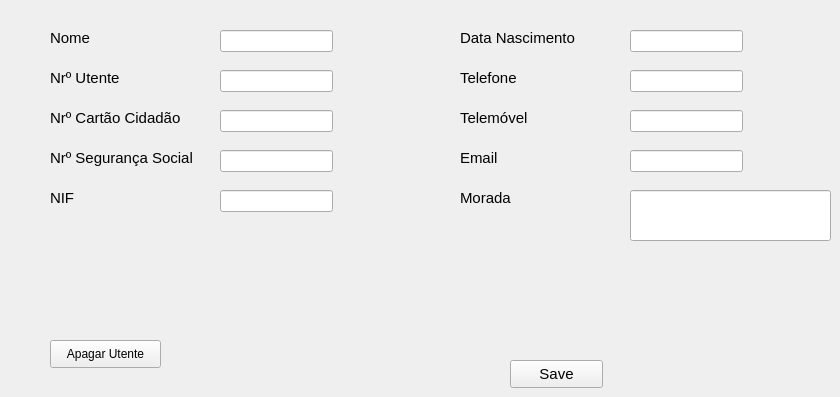
      <widget class="QWidget" name="tab_6">
       <attribute name="title">
        <string>Editar Utente</string>
       </attribute>
       <widget class="QLabel" name="label_15">
        <property name="geometry">
         <rect>
          <x>50</x>
          <y>110</y>
          <width>161</width>
          <height>16</height>
         </rect>
        </property>
        <property name="font">
         <font>
          <family>Segoe UI</family>
          <pointsize>11</pointsize>
         </font>
        </property>
        <property name="text">
         <string>Nrº Cartão Cidadão</string>
        </property>
       </widget>
       <widget class="QLineEdit" name="editPatientName">
        <property name="geometry">
         <rect>
          <x>220</x>
          <y>30</y>
          <width>113</width>
          <height>22</height>
         </rect>
        </property>
       </widget>
       <widget class="QLabel" name="label_16">
        <property name="geometry">
         <rect>
          <x>50</x>
          <y>70</y>
          <width>161</width>
          <height>16</height>
         </rect>
        </property>
        <property name="font">
         <font>
          <family>Segoe UI</family>
          <pointsize>11</pointsize>
         </font>
        </property>
        <property name="text">
         <string>Nrº Utente</string>
        </property>
       </widget>
       <widget class="QLabel" name="label_17">
        <property name="geometry">
         <rect>
          <x>460</x>
          <y>30</y>
          <width>161</width>
          <height>16</height>
         </rect>
        </property>
        <property name="font">
         <font>
          <family>Segoe UI</family>
          <pointsize>11</pointsize>
         </font>
        </property>
        <property name="text">
         <string>Data Nascimento</string>
        </property>
       </widget>
       <widget class="QLineEdit" name="editPatientNumber">
        <property name="geometry">
         <rect>
          <x>220</x>
          <y>70</y>
          <width>113</width>
          <height>22</height>
         </rect>
        </property>
       </widget>
       <widget class="QLabel" name="label_18">
        <property name="geometry">
         <rect>
          <x>50</x>
          <y>30</y>
          <width>81</width>
          <height>16</height>
         </rect>
        </property>
        <property name="font">
         <font>
          <family>Segoe UI</family>
          <pointsize>11</pointsize>
         </font>
        </property>
        <property name="text">
         <string>Nome</string>
        </property>
       </widget>
       <widget class="QLineEdit" name="editPatientDate">
        <property name="geometry">
         <rect>
          <x>630</x>
          <y>30</y>
          <width>113</width>
          <height>22</height>
         </rect>
        </property>
        <property name="text">
         <string/>
        </property>
       </widget>
       <widget class="QLabel" name="label_19">
        <property name="geometry">
         <rect>
          <x>50</x>
          <y>190</y>
          <width>171</width>
          <height>16</height>
         </rect>
        </property>
        <property name="font">
         <font>
          <family>Segoe UI</family>
          <pointsize>11</pointsize>
         </font>
        </property>
        <property name="text">
         <string>NIF</string>
        </property>
       </widget>
       <widget class="QLineEdit" name="editPatientSocialNr">
        <property name="geometry">
         <rect>
          <x>220</x>
          <y>150</y>
          <width>113</width>
          <height>22</height>
         </rect>
        </property>
       </widget>
       <widget class="QLabel" name="label_20">
        <property name="geometry">
         <rect>
          <x>50</x>
          <y>150</y>
          <width>171</width>
          <height>16</height>
         </rect>
        </property>
        <property name="font">
         <font>
          <family>Segoe UI</family>
          <pointsize>11</pointsize>
         </font>
        </property>
        <property name="text">
         <string>Nrº Segurança Social</string>
        </property>
       </widget>
       <widget class="QPushButton" name="editPatient">
        <property name="geometry">
         <rect>
          <x>510</x>
          <y>360</y>
          <width>93</width>
          <height>28</height>
         </rect>
        </property>
        <property name="font">
         <font>
          <family>Segoe UI</family>
          <pointsize>11</pointsize>
         </font>
        </property>
        <property name="text">
         <string>Save</string>
        </property>
       </widget>
       <widget class="QLineEdit" name="editPatientIDNr">
        <property name="geometry">
         <rect>
          <x>220</x>
          <y>110</y>
          <width>113</width>
          <height>22</height>
         </rect>
        </property>
        <property name="text">
         <string/>
        </property>
       </widget>
       <widget class="QLineEdit" name="editPatientNIF">
        <property name="geometry">
         <rect>
          <x>220</x>
          <y>190</y>
          <width>113</width>
          <height>22</height>
         </rect>
        </property>
       </widget>
       <widget class="QPushButton" name="deletePatient">
        <property name="geometry">
         <rect>
          <x>50</x>
          <y>340</y>
          <width>111</width>
          <height>28</height>
         </rect>
        </property>
        <property name="text">
         <string>Apagar Utente</string>
        </property>
       </widget>
       <widget class="QLineEdit" name="editPatientEmail">
        <property name="geometry">
         <rect>
          <x>630</x>
          <y>150</y>
          <width>113</width>
          <height>22</height>
         </rect>
        </property>
       </widget>
       <widget class="QLineEdit" name="editPatientPhoneNr">
        <property name="geometry">
         <rect>
          <x>630</x>
          <y>70</y>
          <width>113</width>
          <height>22</height>
         </rect>
        </property>
       </widget>
       <widget class="QLabel" name="label_23">
        <property name="geometry">
         <rect>
          <x>460</x>
          <y>70</y>
          <width>81</width>
          <height>16</height>
         </rect>
        </property>
        <property name="font">
         <font>
          <family>Segoe UI</family>
          <pointsize>11</pointsize>
         </font>
        </property>
        <property name="text">
         <string>Telefone</string>
        </property>
       </widget>
       <widget class="QLabel" name="label_21">
        <property name="geometry">
         <rect>
          <x>460</x>
          <y>150</y>
          <width>161</width>
          <height>16</height>
         </rect>
        </property>
        <property name="font">
         <font>
          <family>Segoe UI</family>
          <pointsize>11</pointsize>
         </font>
        </property>
        <property name="text">
         <string>Email</string>
        </property>
       </widget>
       <widget class="QLineEdit" name="editPatientMobileNr">
        <property name="geometry">
         <rect>
          <x>630</x>
          <y>110</y>
          <width>113</width>
          <height>22</height>
         </rect>
        </property>
       </widget>
       <widget class="QLabel" name="label_29">
        <property name="geometry">
         <rect>
          <x>460</x>
          <y>110</y>
          <width>81</width>
          <height>16</height>
         </rect>
        </property>
        <property name="font">
         <font>
          <family>Segoe UI</family>
          <pointsize>11</pointsize>
         </font>
        </property>
        <property name="text">
         <string>Telemóvel</string>
        </property>
       </widget>
       <widget class="QLabel" name="label_26">
        <property name="geometry">
         <rect>
          <x>460</x>
          <y>190</y>
          <width>161</width>
          <height>16</height>
         </rect>
        </property>
        <property name="font">
         <font>
          <family>Segoe UI</family>
          <pointsize>11</pointsize>
         </font>
        </property>
        <property name="text">
         <string>Morada</string>
        </property>
       </widget>
       <widget class="QLineEdit" name="editPatientAddress">
        <property name="geometry">
         <rect>
          <x>630</x>
          <y>190</y>
          <width>201</width>
          <height>51</height>
         </rect>
        </property>
        <property name="text">
         <string/>
        </property>
       </widget>
      </widget>
